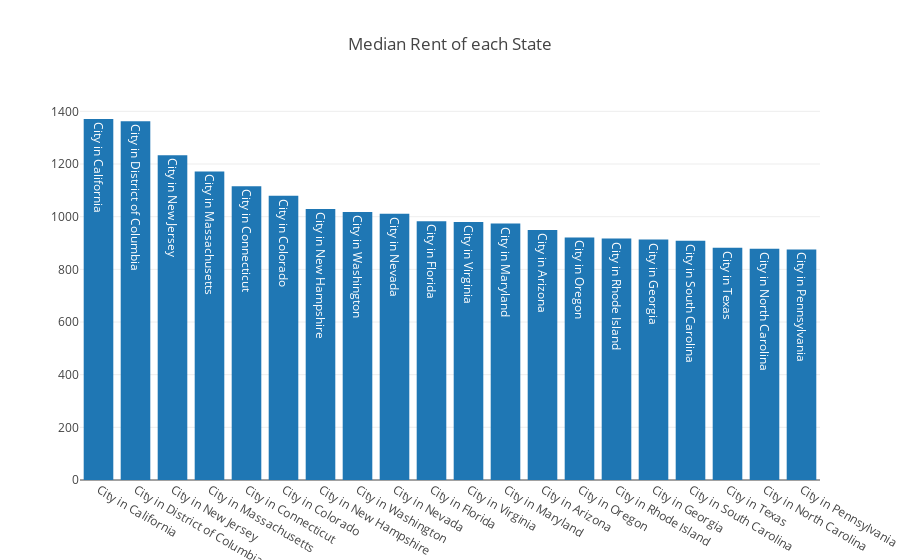

This figure's notebook cell:
### Code cell
import plotly as py
import plotly.graph_objs as go
plotly.offline.init_notebook_mode(connected=True)


real_rent = realestate3.groupby('State')['Median_Rent'].median().sort_values(ascending=False).reset_index()
real_rent2 = real_rent.sort_values(by = 'Median_Rent', ascending = False).head(n = 20)



data = [Bar(x=real_rent2['State'], y=real_rent2['Median_Rent'], text=real_rent2['State'])]



layout = go.Layout(title="Median Rent of each State")

fig = go.Figure(data=data, layout=layout)

plotly.offline.iplot(fig,show_link=False)

### Figure 1 — Plotly figure (JSON) as saved in the notebook; plotly's stock layout.template omitted (floating-point values rounded to 4 significant figures)
{"data": [{"text": ["City in California", "City in District of Columbia", "City in New Jersey", "City in Massachusetts", "City in Connecticut", "City in Colorado", "City in New Hampshire", "City in Washington", "City in Nevada", "City in Florida", "City in Virginia", "City in Maryland", "City in Arizona", "City in Oregon", "City in Rhode Island", "City in Georgia", "City in South Carolina", "City in Texas", "City in North Carolina", "City in Pennsylvania"], "type": "bar", "x": ["City in California", "City in District of Columbia", "City in New Jersey", "City in Massachusetts", "City in Connecticut", "City in Colorado", "City in New Hampshire", "City in Washington", "City in Nevada", "City in Florida", "City in Virginia", "City in Maryland", "City in Arizona", "City in Oregon", "City in Rhode Island", "City in Georgia", "City in South Carolina", "City in Texas", "City in North Carolina", "City in Pennsylvania"], "y": [1371, 1362, 1233, 1172, 1116, 1080.0, 1029, 1018, 1012.0, 983, 980, 974, 949.5, 921, 917, 913, 909, 882, 878, 875.5]}], "layout": {"title": "Median Rent of each State"}}
